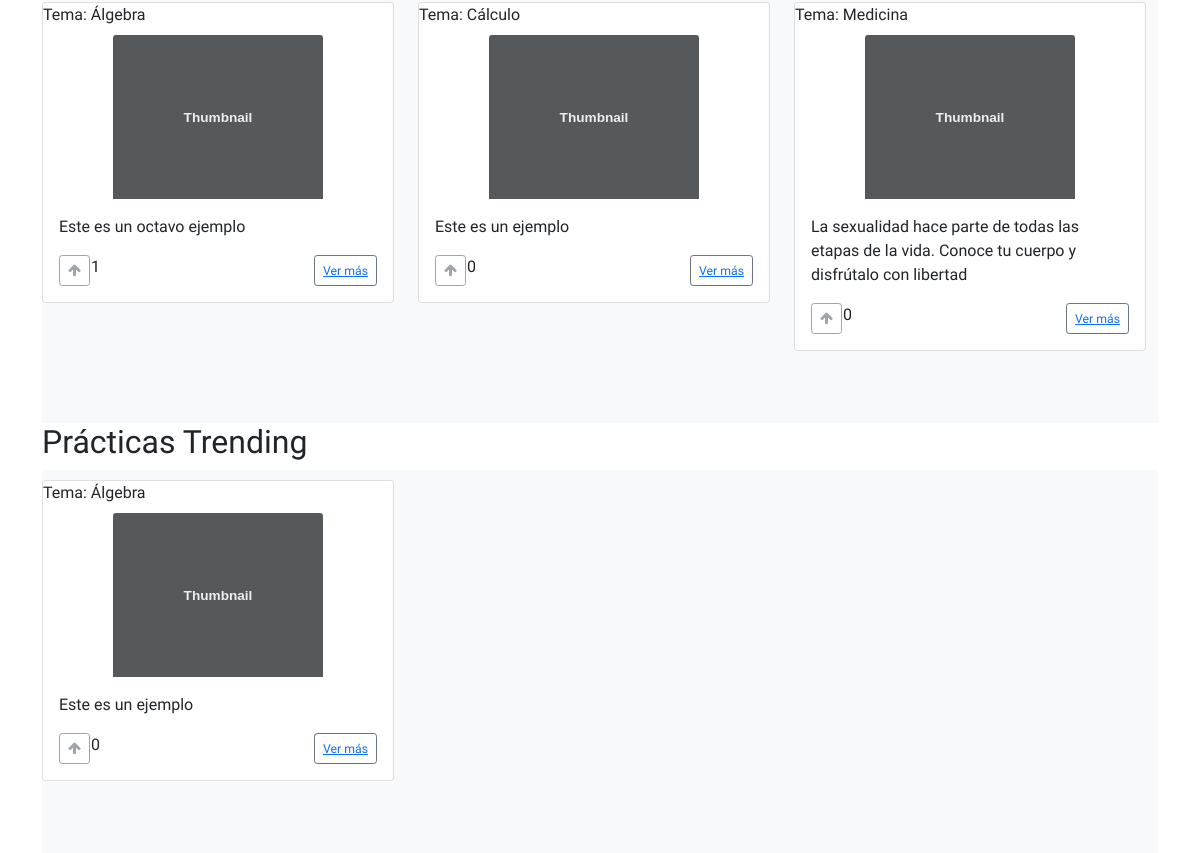
The app's page / (signed in, lower part), older data.
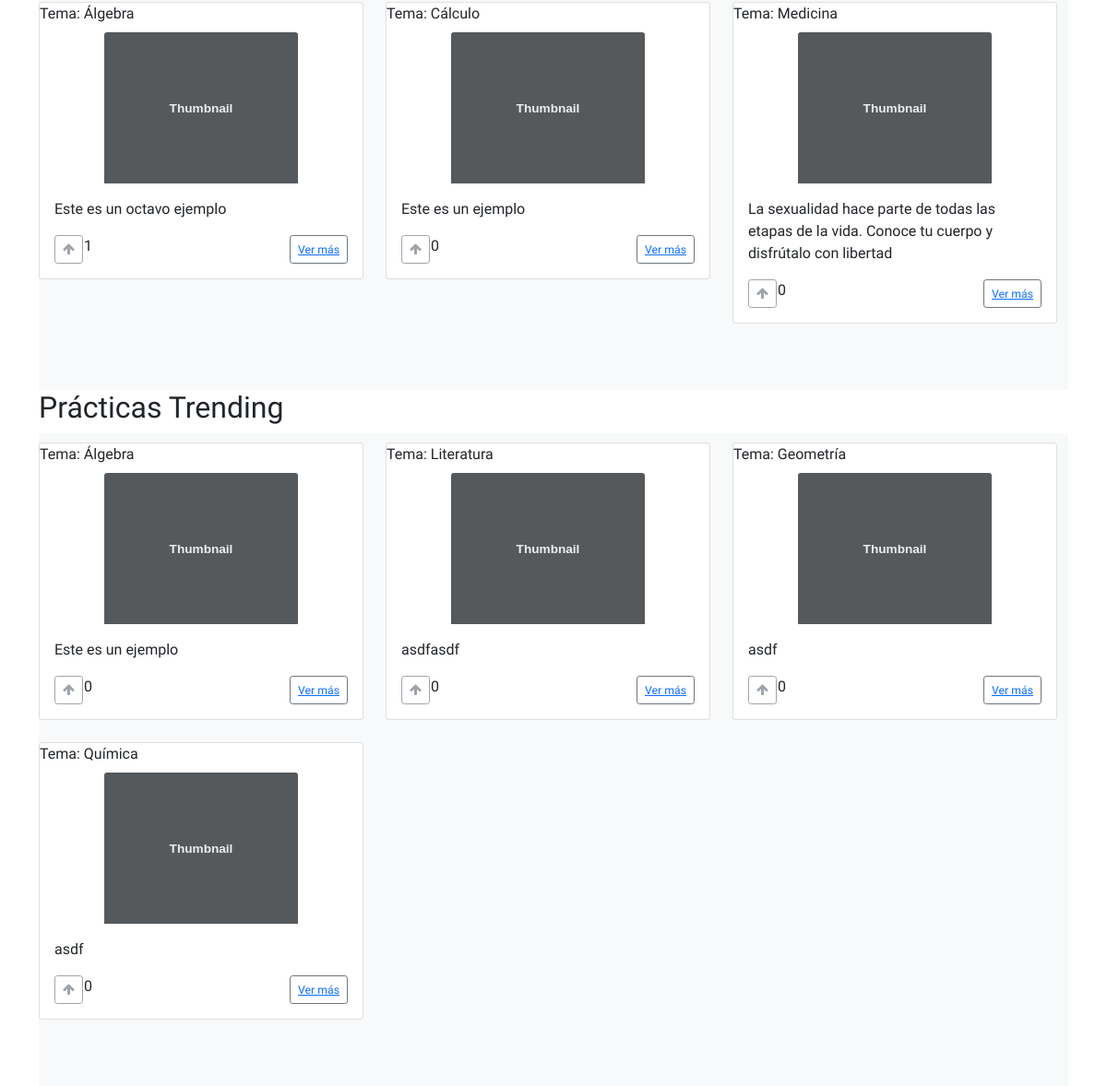
The same page, newer data.
### usuario/models.py (models this page shows, shortened)
class Herramienta(models.Model):
    user = models.ForeignKey(User,null = True, on_delete=models.SET_NULL)
    filtro = models.CharField(choices = ELECCION_TEMAS, max_length=50, default=('Matemáticas',('Álgebra','Álgebra')))
    titulo = models.CharField(max_length=100, blank=False,default='')
    descripcion = models.CharField(max_length=100, blank= False)
    visible = models.BooleanField(default=True)
    voto = models.IntegerField(default=0)
    class Meta:
        abstract = True

class Flashcard(Herramienta):
    contenido = tinymce_models.HTMLField()  #Para el editor de texto
    def get_absolute_url(self):
       return reverse("core:documento", kwargs={"id" : self.id})

class Practica(Herramienta):
    def get_absolute_url(self):
        return reverse("core:practica", kwargs={"id" : self.id})

### core/views.py (the view)
# urls.py: path("",views.home,name="home"),
def home(request):
    if request.user.is_authenticated:
        flash = Flashcard.objects.filter(visible = True).order_by('-voto')[:9]  #Ordena por voto los primeros nueve
        pract = Practica.objects.filter(visible=True).order_by('-voto')[:9]
        return render(request, "users/userHome.html",{'flashcard':flash,'practica':pract})
    else:
        signupForm = UserForm()
        signinForm = LoginForm()
        return render(request, "core/home.html", {"signupForm":signupForm, "signinForm": signinForm})

### usuario/models.py (called while the page is built)
    @property
    def nombreCompleto(self):
        return '%s %s' % (self.nombre, self.apellido)

### usuario/templates/users/userHome.html (shortened to what the changed rows need)
{% extends 'core/layout.html' %} {% load static %} {% block cssPath %}
<link
  rel="stylesheet"
  href="{% static 'user/userHome.css' %}"
  type="text/css"
/>
{% endblock cssPath %}
{% block title %} Plank {% endblock title %} {% block body %}
<div class="container">
  <div class="album py-5 bg-light" id="flashcards">
    <div class="container" id="container-flashcards">
      <div class="row">
        {%for f in flashcard%}
        <div class="col-md-4">
          <div class="card mb-4 box-shadow">
            <div class="card-title">Tema: {{f.filtro}}</div>
            <div class="img-container">
              <img
                class="card-img-top"
                data-src="holder.js/100px225?theme=thumb&amp;bg=55595c&amp;fg=eceeef&amp;text=Thumbnail"
                alt="Thumbnail [100%x225]"
                style="height: 225px; width: 100%; display: block"
                data-holder-rendered="true"
              />
            </div>
            <div class="card-body">
              <p class="card-text">
                {{f.descripcion}}
              </p>
              <div class="d-flex justify-content-between align-items-center">
                <div class="btn-group">
                  <div class="buttonRows">
                    <div class="buttons1 no-padding">
                      <button
                        type="button"
                        class="btn btn-sm btn-outline-secondary"
                        disabled
                      >
                        {%if f.voto >= 0 %}
                        <i class="fa fa-arrow-up" aria-hidden="true"></i>
                        {%else%}
                        <i class="fa fa-arrow-down" aria-hidden="true"></i>
                        {%endif%}
                      </button>
                    </div>
                    <div class="numero-votos" >
                      <span > {{f.voto}} </span>
                    </div>
                  </div>
                </div>
                <button type="button" class="btn btn-sm btn-outline-secondary">
                  <a href="{{ f.get_absolute_url }}"><small class="">Ver más</small></a>
                </button>
              </div>
            </div>
          </div>
        </div>
        {%endfor%}
      </div>
    </div>
  </div>
</div>
<div class="container">
  <div class="encabezado">
    <h2>Prácticas Trending</h2>
  </div>
  <div class="album py-5 bg-light" id="flashcards">
    <div class="container" id="container-flashcards">
      <div class="row">
        {%for p in practica%}
        <div class="col-md-4">
          <div class="card mb-4 box-shadow">
            <div class="card-title">Tema: {{p.filtro}}</div>
            <div class="img-container">
              <img
                class="card-img-top"
                data-src="holder.js/100px225?theme=thumb&amp;bg=55595c&amp;fg=eceeef&amp;text=Thumbnail"
                alt="Thumbnail [100%x225]"
                style="height: 225px; width: 100%; display: block"
                data-holder-rendered="true"
              />
            </div>
            <div class="card-body">
              <p class="card-text">
                {{p.descripcion}}
              </p>
              <div class="d-flex justify-content-between align-items-center">
                <div class="btn-group">
                  <div class="buttonRows">
                    <div class="buttons1 no-padding">
                      <button
                        type="button"
                        class="btn btn-sm btn-outline-secondary"
                        disabled
                      >
                        {%if p.voto >= 0 %}
                        <i class="fa fa-arrow-up" aria-hidden="true"></i>
                        {%else%}
                        <i class="fa fa-arrow-down" aria-hidden="true"></i>
                        {%endif%}
                      </button>
                    </div>
                    <div class="numero-votos" >
                      <span > {{p.voto}} </span>
                    </div>
                  </div>
                </div>
                <button type="button" class="btn btn-sm btn-outline-secondary">
                  <a href="{{ p.get_absolute_url }}"><small class="">Ver más</small></a>
                </button>
              </div>
            </div>
          </div>
        </div>
        {%endfor%}
      </div>
    </div>
  </div>
</div>
{% endblock body %}

Row changes from the older to the newer data that the page shows:
added Practica: filtro "Literatura", descripcion "asdfasdf", voto "0"
added Practica: filtro "Geometría", descripcion "asdf", voto "0"
added Practica: filtro "Química", descripcion "asdf", voto "0"
